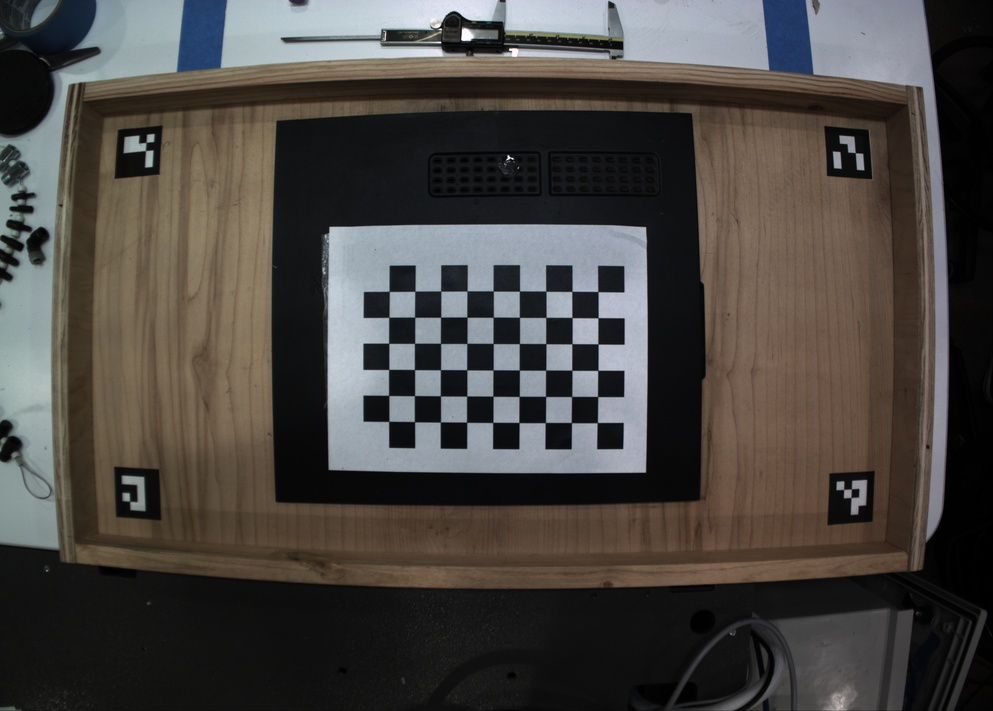
#> input picture calibration_images/calibration_001.jpg, 993 x 711 px, shrunk from 3840 x 2748 before the run; its folder holds only this picture in this run
$ python 'camera calib.py'
#> lines starting #> are read from the running program, lines starting #| are printed output that depends on the picture; after the words box and inside, x2 and y2 are one past the last pixel; in counts of white or black regions, pixels touching at a corner belong together; long printed decimals are rounded
import cv2
import numpy as np
import glob

# Define the dimensions of the checkerboard
CHECKERBOARD = (9, 6)  # Change this to match your checkerboard dimensions (number of corners per row/col)
criteria = (cv2.TERM_CRITERIA_EPS + cv2.TERM_CRITERIA_MAX_ITER, 30, 0.001)

# Create the 3D object points
objp = np.zeros((CHECKERBOARD[0] * CHECKERBOARD[1], 3), np.float32)
objp[:, :2] = np.mgrid[0:CHECKERBOARD[0], 0:CHECKERBOARD[1]].T.reshape(-1, 2)

# Arrays to store object points and image points from all the images
objpoints = []  # 3D point in real world space
imgpoints = []  # 2D points in image plane

# Load images from the directory
images = glob.glob('calibration_images/*.jpg')  # Replace with the path to your calibration images

for fname in images:
    img = cv2.imread(fname)
#> img is the input picture: shape (711, 993, 3); mean B, G, R 65.9, 69.6, 73.4
    gray = cv2.cvtColor(img, cv2.COLOR_BGR2GRAY)
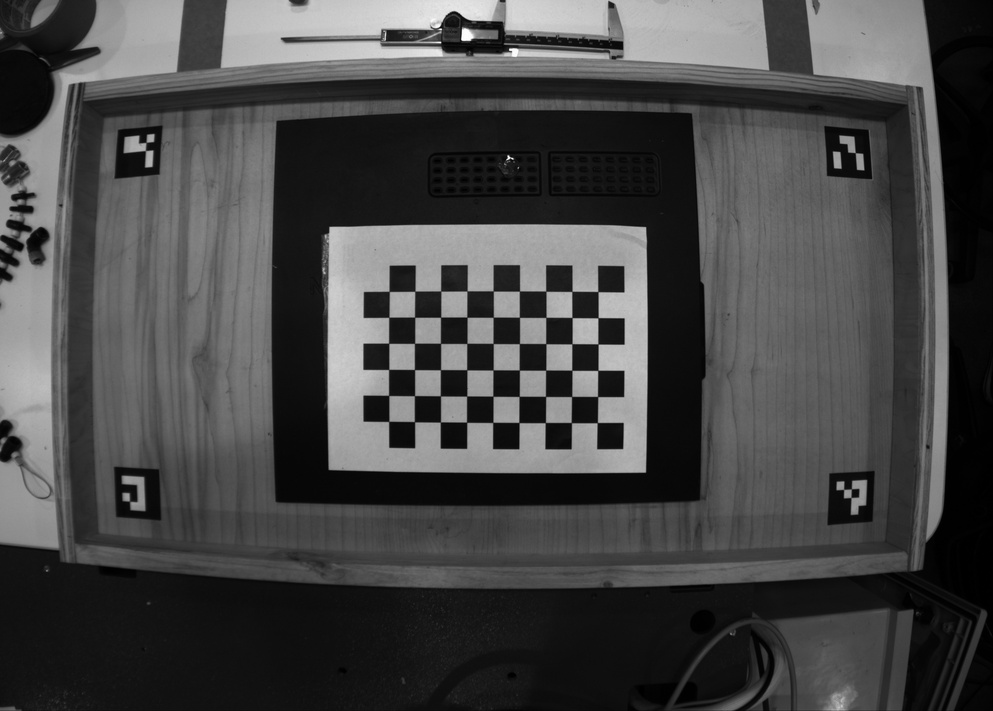
#> gray: shape (711, 993); min 0, max 255, mean 70.3

    # Find the chessboard corners
    ret, corners = cv2.findChessboardCorners(gray, CHECKERBOARD, None)
#> ret = True; corners = 54 rows, first 8: [597.3, 422.6], [571.4, 422.6], [545.3, 422.6], [519, 422.5], [492.8, 422.4], [466.6, 422.2], [440.4, 422.1], [414.5, 421.7]

    # If found, add object points, image points (after refining them)
    if ret:
        objpoints.append(objp)
        corners2 = cv2.cornerSubPix(gray, corners, (11, 11), (-1, -1), criteria)
#> corners2 = 54 rows, first 8: [597.3, 422.6], [571.4, 422.6], [545.4, 422.6], [519, 422.5], [492.8, 422.4], [466.6, 422.2], [440.4, 422], [414.5, 421.7]
        imgpoints.append(corners2)

        # Draw and display the corners
        img = cv2.drawChessboardCorners(img, CHECKERBOARD, corners2, ret)
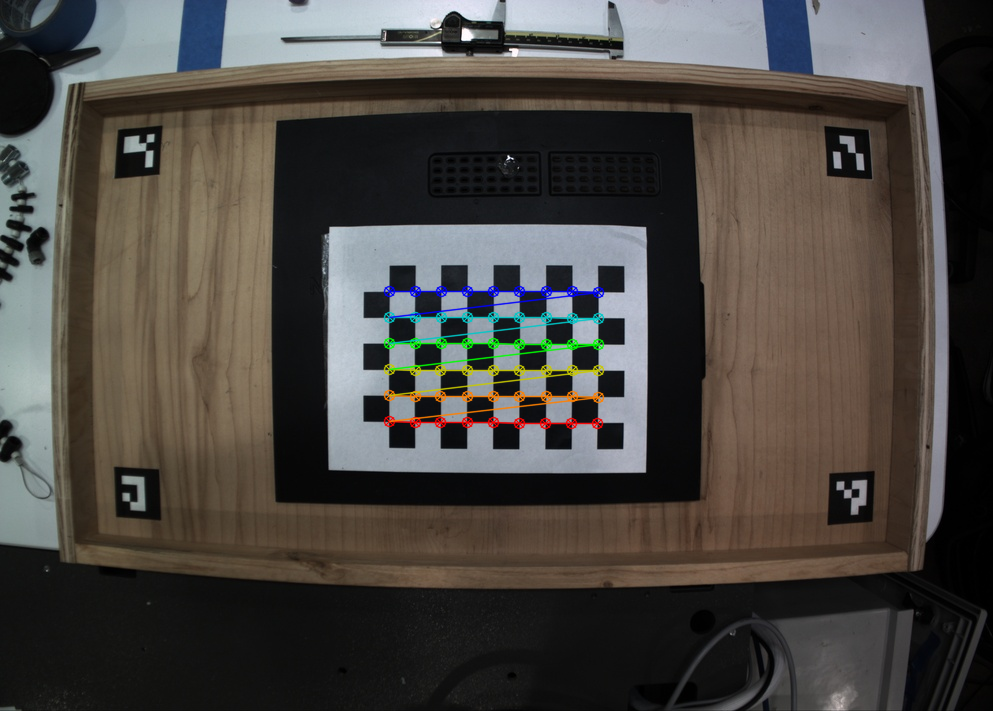
#> img: shape (711, 993, 3); 1.55% of pixels changed, all inside (x1, y1, x2, y2) = (383, 285, 605, 430)
        cv2.imshow('img', img)
        cv2.waitKey(500)

cv2.destroyAllWindows()

# Calibration
ret, camera_matrix, dist_coeffs, rvecs, tvecs = cv2.calibrateCamera(objpoints, imgpoints, gray.shape[::-1], None, None)
#> ret = 0.0732; camera_matrix = [[776.2, 0, 502.5], [0, 774.6, 320.9], [0, 0, 1]]; dist_coeffs = [[-0.198, -10.63, 0.0212, -0.0154, 168.1]]; rvecs = ([-0.0799, 0.0208, -3.14],); tvecs = ([3.63, 3.87, 29.33],)

# Print out the results in the desired format
print("camera_matrix = np.array([[{:.2f}, 0, {:.2f}],".format(camera_matrix[0, 0], camera_matrix[0, 2]))
#| camera_matrix = np.array([[776.24, 0, 502.51],
print("                          [0, {:.2f}, {:.2f}],".format(camera_matrix[1, 1], camera_matrix[1, 2]))
#|                           [0, 774.59, 320.95],
print("                          [0,  0,  1]], dtype=np.float32)\n")

print("dist_coefficients = np.array([{:.5f}, {:.5f}, {:.5f}, {:.5f}, {:.5f}], dtype=np.float32)".format(
    dist_coeffs[0, 0], dist_coeffs[0, 1], dist_coeffs[0, 2], dist_coeffs[0, 3], dist_coeffs[0, 4]))
#| dist_coefficients = np.array([-0.1985, -10.630, 0.02124, -0.0154, 168.109], dtype=np.float32)

$ run again, on calibration_images/calibration_005.jpg
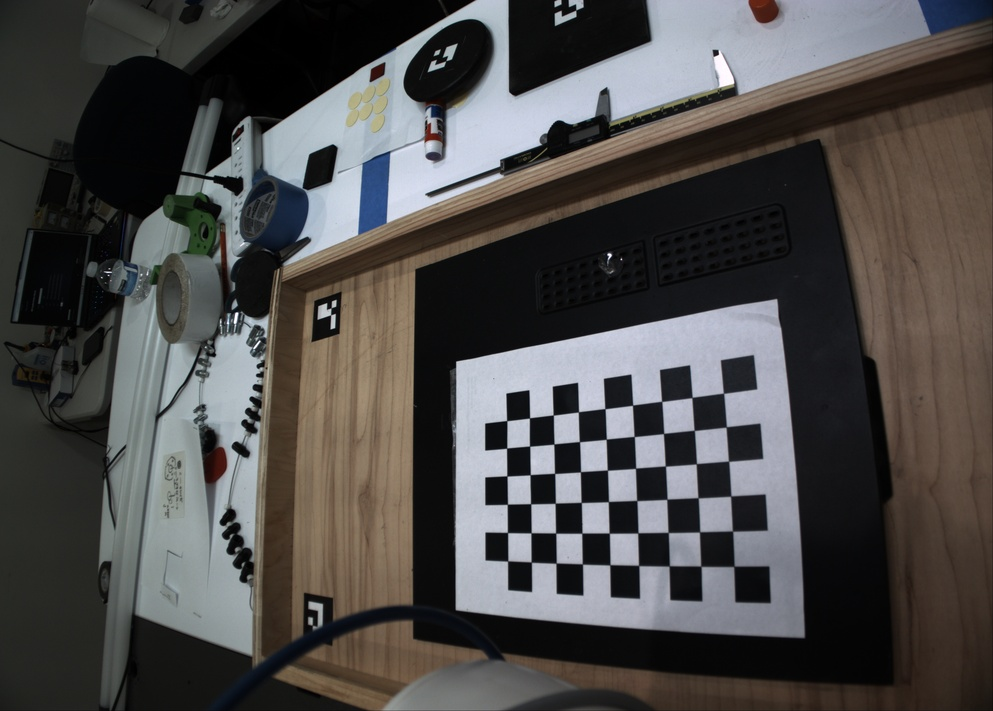
#> input picture calibration_images/calibration_005.jpg, 993 x 711 px, shrunk from 3840 x 2748 before the run
#> img is the input picture: shape (711, 993, 3); mean B, G, R 73.7, 74.8, 76.7
#> `gray = cv2.cvtColor(img, cv2.COLOR_BGR2GRAY)`:
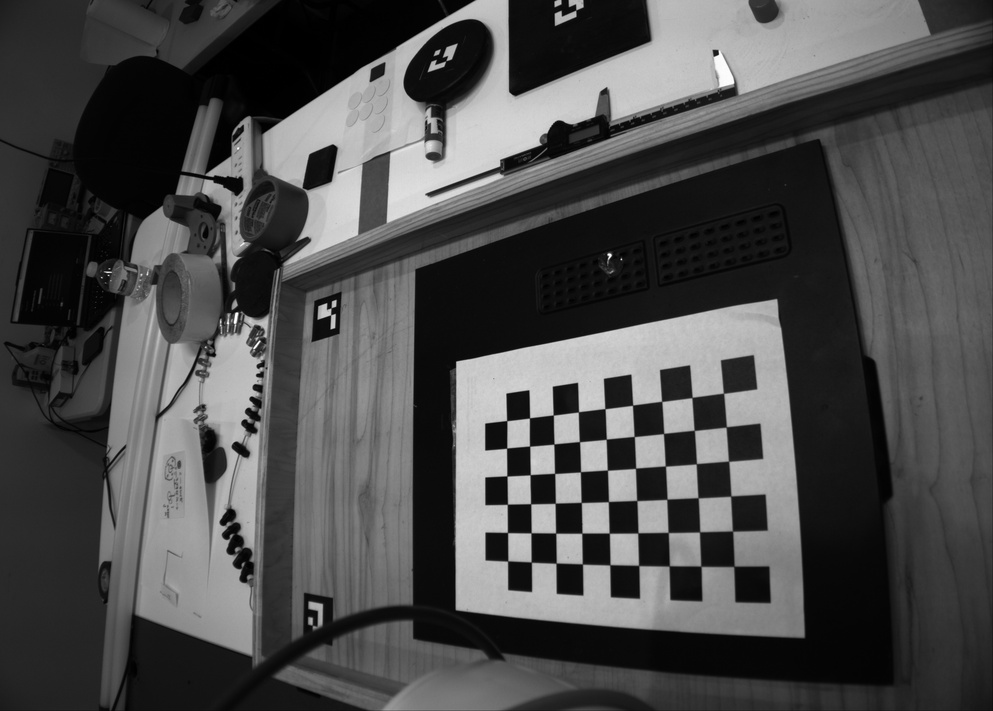
#> gray: shape (711, 993); min 0, max 255, mean 75.2
#> `ret, corners = cv2.findChessboardCorners(gray, CHECKERBOARD, None)`: ret = True; corners = 54 rows, first 8: [733.8, 566.4], [701, 566.3], [669.1, 566], [638.6, 565.5], [609.9, 564.7], [582.4, 564], [556, 563.2], [531.3, 562.2]
#> corners2 = 54 rows, first 8: [733.9, 566.4], [700.9, 566.2], [669.2, 565.9], [638.7, 565.4], [609.9, 564.8], [582.4, 563.9], [556.1, 563.1], [531.3, 562.1]
#> `img = cv2.drawChessboardCorners(img, CHECKERBOARD, corners2, ret)`:
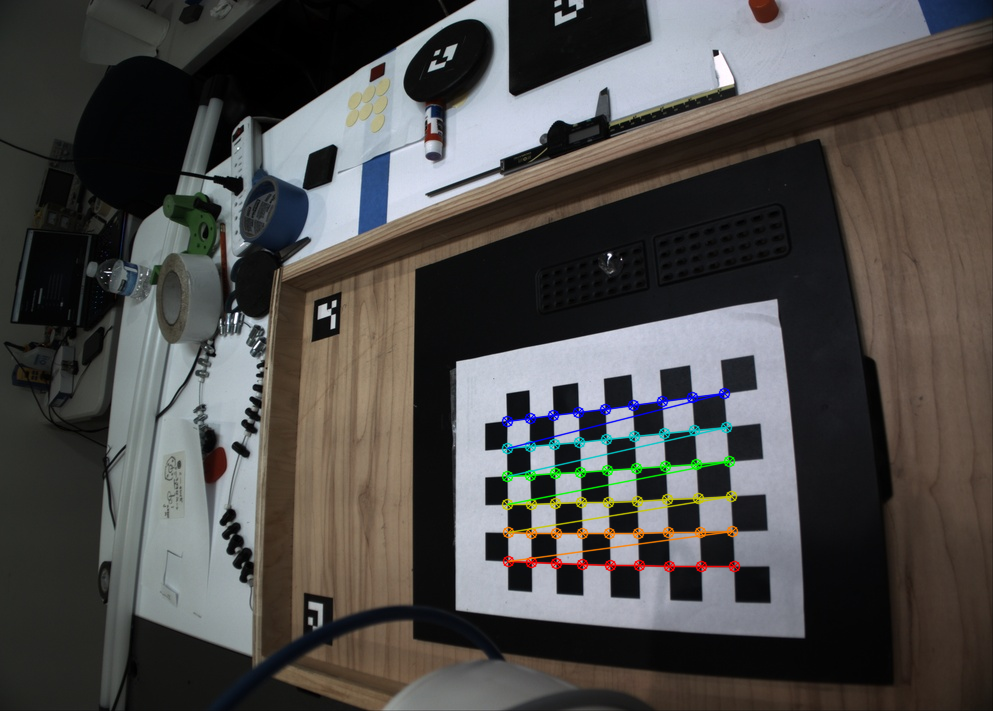
#> img: shape (711, 993, 3); 1.61% of pixels changed, all inside (x1, y1, x2, y2) = (501, 387, 741, 573)
#> `ret, camera_matrix, dist_coeffs, rvecs, tvecs = cv2.calibrateCamera(ob..`: ret = 0.108; camera_matrix = [[765.1, 0, 480.4], [0, 695.4, 308.4], [0, 0, 1]]; dist_coeffs = [[-0.376, 0.226, 0.0257, 0.00222, -0.103]]; rvecs = ([1.13, 0.407, 2.78],); tvecs = ([6.6, 7.26, 18.61],)
#| camera_matrix = np.array([[765.10, 0, 480.36],
#|                           [0, 695.39, 308.37],
#| dist_coefficients = np.array([-0.3763, 0.2265, 0.02565, 0.00222, -0.103], dtype=np.float32)

$ run again, on calibration_images/calibration_006.jpg
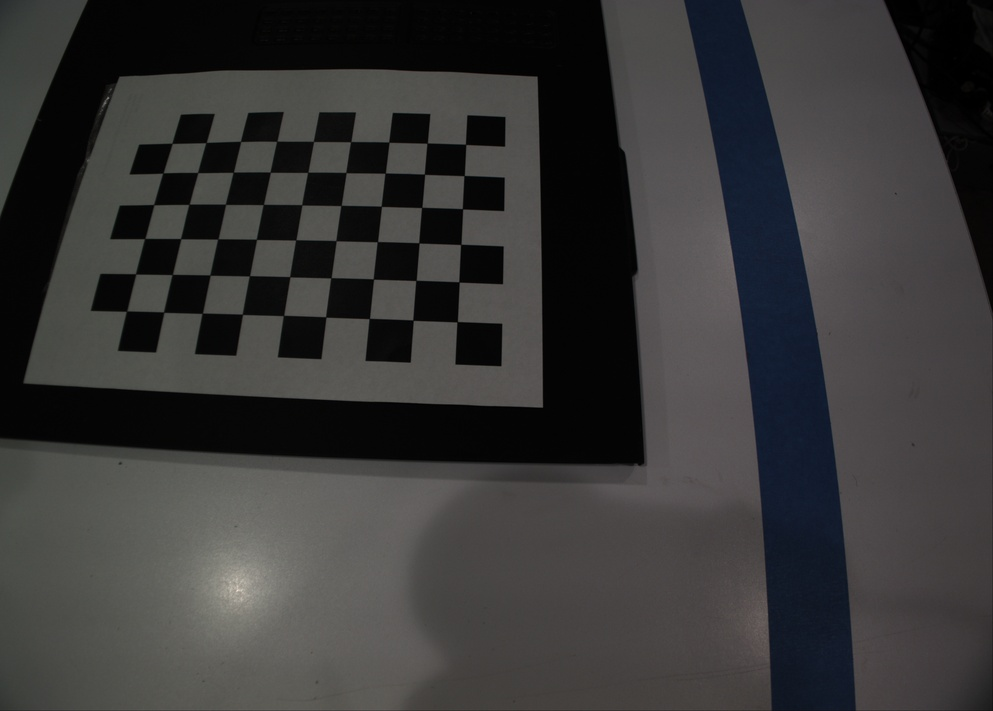
#> input picture calibration_images/calibration_006.jpg, 993 x 711 px, shrunk from 3840 x 2748 before the run
#> img is the input picture: shape (711, 993, 3); mean B, G, R 55.4, 55.5, 56
#> `ret, corners = cv2.findChessboardCorners(gray, CHECKERBOARD, None)`: ret = True; corners = 54 rows, first 8: [457.2, 321.7], [413, 320.3], [369.2, 318.5], [325.7, 316.8], [283.5, 315.5], [242.4, 314.3], [202.3, 313.3], [163.6, 312.1]
#> corners2 = 54 rows, first 8: [457.2, 321.7], [413, 320.2], [369.3, 318.5], [325.7, 316.9], [283.5, 315.5], [242.4, 314.3], [202.3, 313.2], [163.7, 312.1]
#> `img = cv2.drawChessboardCorners(img, CHECKERBOARD, corners2, ret)`:
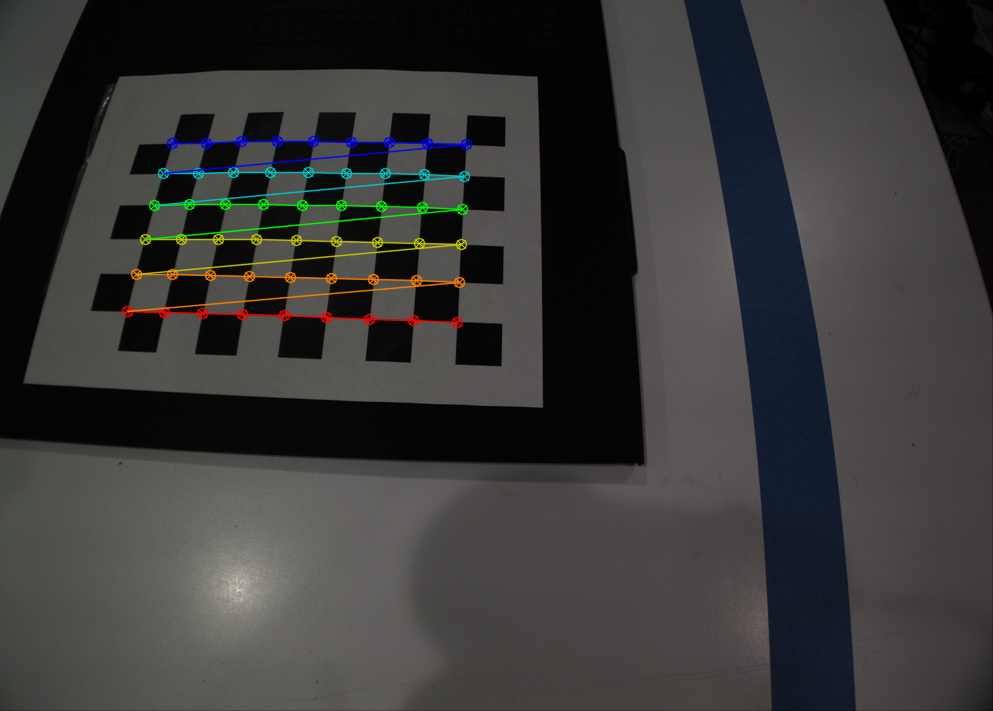
#> img: shape (711, 993, 3); 2.04% of pixels changed, all inside (x1, y1, x2, y2) = (121, 135, 473, 329)
#> `ret, camera_matrix, dist_coeffs, rvecs, tvecs = cv2.calibrateCamera(ob..`: ret = 0.162; camera_matrix = [[416.1, 0, 466.4], [0, 403.5, 361.7], [0, 0, 1]]; dist_coeffs = [[-0.113, 0.0415, -0.00203, -0.00134, -0.0158]]; rvecs = ([0.00903, -0.342, -3.08],); tvecs = ([-0.208, -0.931, 9.39],)
#| camera_matrix = np.array([[416.12, 0, 466.40],
#|                           [0, 403.54, 361.73],
#| dist_coefficients = np.array([-0.113, 0.04152, -0.00203, -0.00134, -0.01576], dtype=np.float32)

$ run again, on calibration_images/calibration_007.jpg
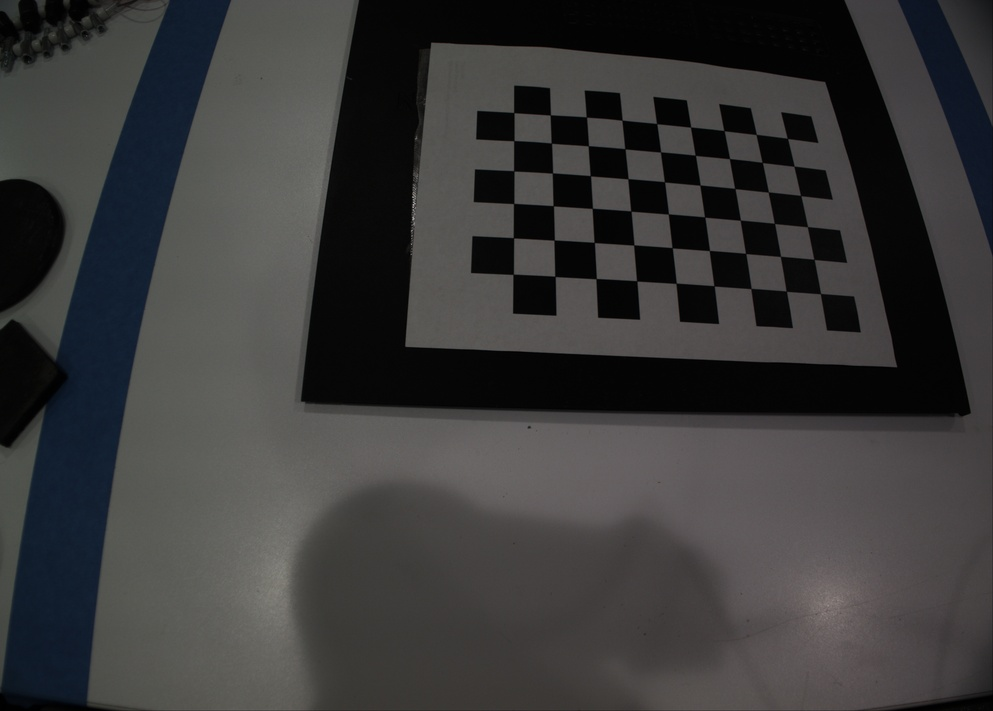
#> input picture calibration_images/calibration_007.jpg, 993 x 711 px, shrunk from 3840 x 2748 before the run
#> img is the input picture: shape (711, 993, 3); mean B, G, R 57.7, 57.7, 58
#> `ret, corners = cv2.findChessboardCorners(gray, CHECKERBOARD, None)`: ret = True; corners = 54 rows, first 8: [820.5, 293.6], [786.4, 291.2], [750.9, 288.6], [714.1, 285.8], [676.2, 283.2], [636.8, 281], [596.2, 278.6], [555, 276.4]
#> corners2 = 54 rows, first 8: [820.5, 293.6], [786.3, 291.2], [751, 288.5], [714.1, 285.8], [676.2, 283.3], [636.7, 280.8], [596.1, 278.6], [555, 276.4]
#> `img = cv2.drawChessboardCorners(img, CHECKERBOARD, corners2, ret)`:
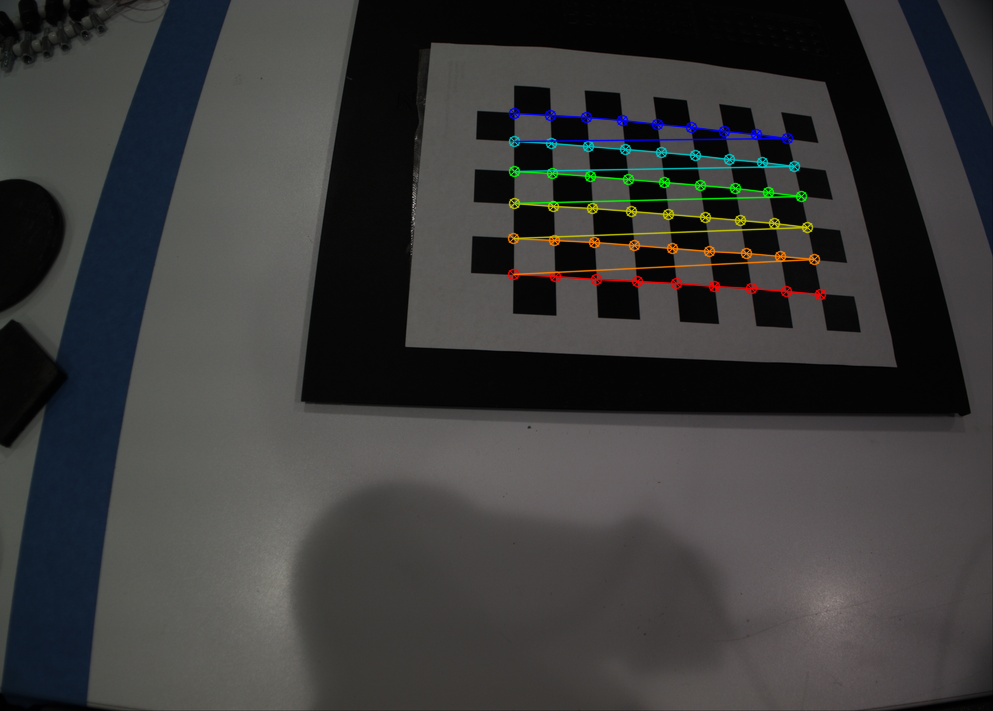
#> img: shape (711, 993, 3); 1.91% of pixels changed, all inside (x1, y1, x2, y2) = (507, 107, 827, 301)
#> `ret, camera_matrix, dist_coeffs, rvecs, tvecs = cv2.calibrateCamera(ob..`: ret = 0.15; camera_matrix = [[279.1, 0, 454.8], [0, 269.1, 383.5], [0, 0, 1]]; dist_coeffs = [[-0.0467, 0.00285, -0.00432, 0.00354, 2.32e-05]]; rvecs = ([0.0241, -0.226, -3.09],); tvecs = ([9.37, -2.34, 6.67],)
#| camera_matrix = np.array([[279.10, 0, 454.83],
#|                           [0, 269.11, 383.49],
#| dist_coefficients = np.array([-0.04666, 0.00285, -0.00432, 0.00354, 2e-05], dtype=np.float32)
